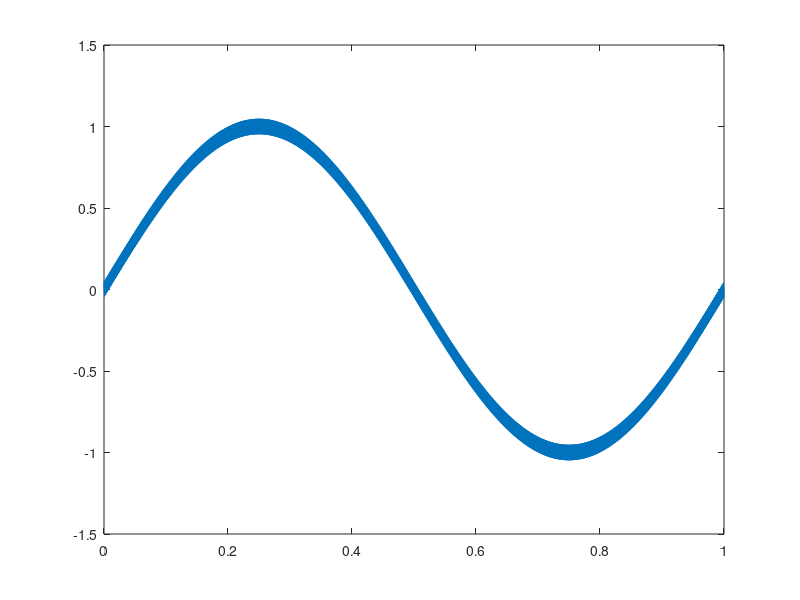
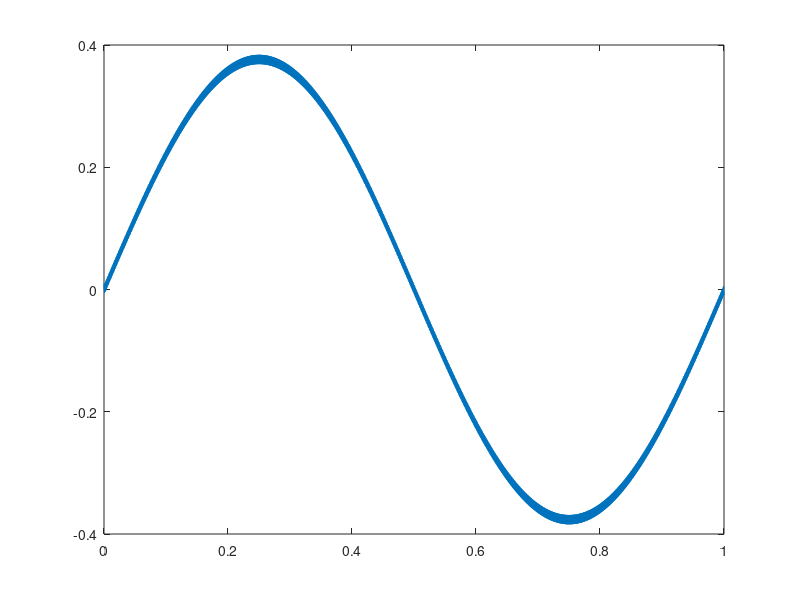

Recreate these plots in MATLAB, in order.

clearvars;
a1=0.5792;
b1=0.1584;
h2r=2*pi;
tstop=1;
fs=5000;
dt=1/fs;
t=(0:dt:tstop)';
nfreq=1000;

k=0.05;
sig1=sin(t*h2r);
sig2=k*sin(nfreq*t*h2r);
noise=sig1+sig2;



figure(1);
plot(t,noise);
hold on;

hold off
y=filter(b1,[1 -a1],noise);
figure(2);plot(t,y)
hold on;
%plot(tfil,yfil);
hold off